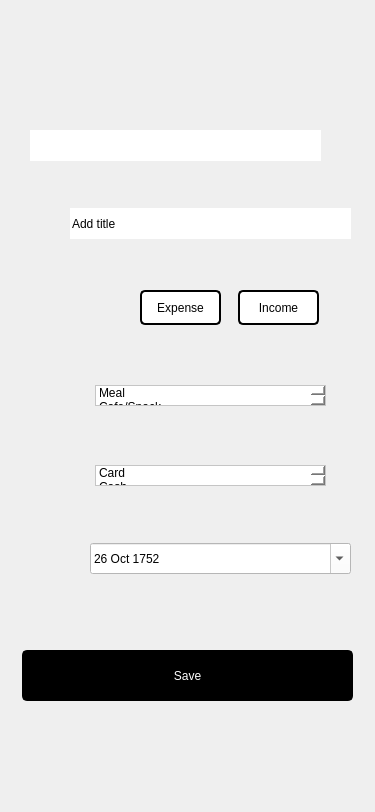
<?xml version="1.0" encoding="UTF-8"?>
<ui version="4.0">
 <class>Recordplan</class>
 <widget class="QDialog" name="Recordplan">
  <property name="geometry">
   <rect>
    <x>0</x>
    <y>0</y>
    <width>375</width>
    <height>812</height>
   </rect>
  </property>
  <property name="minimumSize">
   <size>
    <width>375</width>
    <height>812</height>
   </size>
  </property>
  <property name="maximumSize">
   <size>
    <width>375</width>
    <height>812</height>
   </size>
  </property>
  <property name="windowTitle">
   <string>Dialog</string>
  </property>
  <widget class="QWidget" name="widget" native="true">
   <property name="geometry">
    <rect>
     <x>0</x>
     <y>0</y>
     <width>375</width>
     <height>812</height>
    </rect>
   </property>
   <property name="minimumSize">
    <size>
     <width>375</width>
     <height>812</height>
    </size>
   </property>
   <property name="maximumSize">
    <size>
     <width>375</width>
     <height>812</height>
    </size>
   </property>
   <widget class="QLabel" name="record_pic">
    <property name="geometry">
     <rect>
      <x>0</x>
      <y>0</y>
      <width>375</width>
      <height>812</height>
     </rect>
    </property>
    <property name="minimumSize">
     <size>
      <width>375</width>
      <height>812</height>
     </size>
    </property>
    <property name="maximumSize">
     <size>
      <width>375</width>
      <height>812</height>
     </size>
    </property>
    <property name="text">
     <string/>
    </property>
    <property name="pixmap">
     <pixmap>images/record_page.png</pixmap>
    </property>
   </widget>
   <widget class="QPushButton" name="go_secpage">
    <property name="geometry">
     <rect>
      <x>23</x>
      <y>59</y>
      <width>21</width>
      <height>21</height>
     </rect>
    </property>
    <property name="cursor">
     <cursorShape>OpenHandCursor</cursorShape>
    </property>
    <property name="styleSheet">
     <string notr="true">border: 0px; background-color:rgba(255,255,255,0.0)</string>
    </property>
    <property name="text">
     <string/>
    </property>
    <property name="flat">
     <bool>true</bool>
    </property>
   </widget>
   <widget class="QPushButton" name="expense_btn">
    <property name="geometry">
     <rect>
      <x>140</x>
      <y>290</y>
      <width>81</width>
      <height>35</height>
     </rect>
    </property>
    <property name="toolTip">
     <string>&lt;html&gt;&lt;head/&gt;&lt;body&gt;&lt;p &gt;&lt;br/&gt;&lt;/p&gt;&lt;/body&gt;&lt;/html&gt;</string>
    </property>
    <property name="layoutDirection">
     <enum>Qt::LeftToRight</enum>
    </property>
    <property name="styleSheet">
     <string notr="true">QPushButton{
	font: 700 14pt &quot;맑은 고딕&quot;;
	color: rgb(0,0,0);
	background-color: white;
	border: 2px solid rgb(0,0,0);
	border-radius: 5px;
}</string>
    </property>
    <property name="text">
     <string>Expense</string>
    </property>
    <property name="flat">
     <bool>false</bool>
    </property>
   </widget>
   <widget class="QPushButton" name="income_btn">
    <property name="geometry">
     <rect>
      <x>238</x>
      <y>290</y>
      <width>81</width>
      <height>35</height>
     </rect>
    </property>
    <property name="styleSheet">
     <string notr="true">QPushButton{
	font: 700 14pt &quot;맑은 고딕&quot;;
	color: rgb(0,0,0);
	background-color: white;
	border: 2px solid rgb(0,0,0);
	border-radius: 5px;
}</string>
    </property>
    <property name="text">
     <string>Income</string>
    </property>
    <property name="flat">
     <bool>false</bool>
    </property>
   </widget>
   <widget class="QLineEdit" name="money_line">
    <property name="geometry">
     <rect>
      <x>30</x>
      <y>130</y>
      <width>291</width>
      <height>31</height>
     </rect>
    </property>
    <property name="toolTip">
     <string>&lt;html&gt;&lt;head/&gt;&lt;body&gt;&lt;p&gt;&lt;br/&gt;&lt;/p&gt;&lt;/body&gt;&lt;/html&gt;</string>
    </property>
    <property name="whatsThis">
     <string>&lt;!DOCTYPE HTML PUBLIC &quot;-//W3C//DTD HTML 4.0//EN&quot; &quot;http://www.w3.org/TR/REC-html40/strict.dtd&quot;&gt;
&lt;html&gt;&lt;head&gt;&lt;meta name=&quot;qrichtext&quot; content=&quot;1&quot; /&gt;&lt;meta charset=&quot;utf-8&quot; /&gt;&lt;style type=&quot;text/css&quot;&gt;
p, li { white-space: pre-wrap; }
hr { height: 1px; border-width: 0; }
&lt;/style&gt;&lt;/head&gt;&lt;body style=&quot; font-family:'맑은 고딕'; font-size:12pt; font-weight:700; font-style:normal;&quot;&gt;
&lt;p align=&quot;right&quot; style=&quot; margin-top:12px; margin-bottom:12px; margin-left:0px; margin-right:0px; -qt-block-indent:0; text-indent:0px;&quot;&gt;&lt;br /&gt;&lt;/p&gt;&lt;/body&gt;&lt;/html&gt;</string>
    </property>
    <property name="styleSheet">
     <string notr="true">color : rgb(0,0,0);
background-color: rgb(255, 255, 255);
font: 700 14pt &quot;맑은 고딕&quot;;
</string>
    </property>
    <property name="text">
     <string/>
    </property>
    <property name="frame">
     <bool>false</bool>
    </property>
    <property name="alignment">
     <set>Qt::AlignRight|Qt::AlignTrailing|Qt::AlignVCenter</set>
    </property>
   </widget>
   <widget class="QLineEdit" name="title_line">
    <property name="geometry">
     <rect>
      <x>70</x>
      <y>208</y>
      <width>281</width>
      <height>31</height>
     </rect>
    </property>
    <property name="styleSheet">
     <string notr="true">color:rgb(0, 0, 0);
background-color: rgb(255, 255, 255);
font: 700 14pt &quot;맑은 고딕&quot;;</string>
    </property>
    <property name="text">
     <string>Add title</string>
    </property>
    <property name="frame">
     <bool>false</bool>
    </property>
   </widget>
   <widget class="QListWidget" name="category_list">
    <property name="geometry">
     <rect>
      <x>95</x>
      <y>385</y>
      <width>231</width>
      <height>21</height>
     </rect>
    </property>
    <property name="contextMenuPolicy">
     <enum>Qt::ActionsContextMenu</enum>
    </property>
    <property name="acceptDrops">
     <bool>false</bool>
    </property>
    <property name="statusTip">
     <string/>
    </property>
    <property name="styleSheet">
     <string notr="true">background-color: rgb(255, 255, 255);
font: 14pt &quot;맑은 고딕&quot;;
color: rgb(0, 0, 0);</string>
    </property>
    <property name="autoScroll">
     <bool>true</bool>
    </property>
    <property name="tabKeyNavigation">
     <bool>false</bool>
    </property>
    <property name="verticalScrollMode">
     <enum>QAbstractItemView::ScrollPerItem</enum>
    </property>
    <property name="viewMode">
     <enum>QListView::ListMode</enum>
    </property>
    <property name="uniformItemSizes">
     <bool>false</bool>
    </property>
    <property name="currentRow">
     <number>-1</number>
    </property>
    <item>
     <property name="text">
      <string>Meal</string>
     </property>
     <property name="icon">
      <iconset resource="resources.qrc">
       <normaloff>:/images/Meal.png</normaloff>:/images/Meal.png</iconset>
     </property>
    </item>
    <item>
     <property name="text">
      <string>Cafe/Snack</string>
     </property>
     <property name="icon">
      <iconset resource="resources.qrc">
       <normaloff>:/images/Snack.png</normaloff>:/images/Snack.png</iconset>
     </property>
    </item>
    <item>
     <property name="text">
      <string>Medicine</string>
     </property>
     <property name="icon">
      <iconset resource="resources.qrc">
       <normaloff>:/images/Medicine.png</normaloff>:/images/Medicine.png</iconset>
     </property>
    </item>
    <item>
     <property name="text">
      <string>Car</string>
     </property>
     <property name="icon">
      <iconset resource="resources.qrc">
       <normaloff>:/images/Car.png</normaloff>:/images/Car.png</iconset>
     </property>
    </item>
    <item>
     <property name="text">
      <string>Transportation</string>
     </property>
     <property name="icon">
      <iconset resource="resources.qrc">
       <normaloff>:/images/Transportation.png</normaloff>:/images/Transportation.png</iconset>
     </property>
    </item>
    <item>
     <property name="text">
      <string>Education</string>
     </property>
     <property name="icon">
      <iconset resource="resources.qrc">
       <normaloff>:/images/Education.png</normaloff>:/images/Education.png</iconset>
     </property>
    </item>
    <item>
     <property name="text">
      <string>Living</string>
     </property>
     <property name="icon">
      <iconset resource="resources.qrc">
       <normaloff>:/images/Living.png</normaloff>:/images/Living.png</iconset>
     </property>
    </item>
    <item>
     <property name="text">
      <string>Travel</string>
     </property>
     <property name="icon">
      <iconset resource="resources.qrc">
       <normaloff>:/images/Travel.png</normaloff>:/images/Travel.png</iconset>
     </property>
    </item>
    <item>
     <property name="text">
      <string>Daily</string>
     </property>
     <property name="icon">
      <iconset resource="resources.qrc">
       <normaloff>:/images/Daily.png</normaloff>:/images/Daily.png</iconset>
     </property>
    </item>
    <item>
     <property name="text">
      <string>Exercise</string>
     </property>
     <property name="icon">
      <iconset resource="resources.qrc">
       <normaloff>:/images/Exercise.png</normaloff>:/images/Exercise.png</iconset>
     </property>
    </item>
    <item>
     <property name="text">
      <string>Clothes</string>
     </property>
     <property name="icon">
      <iconset resource="resources.qrc">
       <normaloff>:/images/Clothes.png</normaloff>:/images/Clothes.png</iconset>
     </property>
    </item>
    <item>
     <property name="text">
      <string>Beauty</string>
     </property>
     <property name="icon">
      <iconset resource="resources.qrc">
       <normaloff>:/images/Beauty.png</normaloff>:/images/Beauty.png</iconset>
     </property>
    </item>
    <item>
     <property name="text">
      <string>custom_category</string>
     </property>
     <property name="icon">
      <iconset resource="resources.qrc">
       <normaloff>:/images/Other.png</normaloff>:/images/Other.png</iconset>
     </property>
    </item>
   </widget>
   <widget class="QPushButton" name="save_btn">
    <property name="geometry">
     <rect>
      <x>22</x>
      <y>650</y>
      <width>331</width>
      <height>51</height>
     </rect>
    </property>
    <property name="cursor">
     <cursorShape>OpenHandCursor</cursorShape>
    </property>
    <property name="toolTip">
     <string>&lt;html&gt;&lt;head/&gt;&lt;body&gt;&lt;p align=&quot;center&quot;&gt;&lt;br/&gt;&lt;/p&gt;&lt;/body&gt;&lt;/html&gt;</string>
    </property>
    <property name="styleSheet">
     <string notr="true">QPushButton{
	font: 700 16pt &quot;맑은 고딕&quot;;
	color: rgb(255, 255, 255);
	background-color: rgb(0, 0, 0);
	border: 2px solid rgb(0,0,0);
	border-radius: 5px;
}</string>
    </property>
    <property name="text">
     <string>Save</string>
    </property>
    <property name="flat">
     <bool>false</bool>
    </property>
   </widget>
   <widget class="QListWidget" name="method_list">
    <property name="geometry">
     <rect>
      <x>95</x>
      <y>465</y>
      <width>231</width>
      <height>21</height>
     </rect>
    </property>
    <property name="styleSheet">
     <string notr="true">background-color: rgb(255, 255, 255);
font: 14pt &quot;맑은 고딕&quot;;
color: rgb(0, 0, 0);</string>
    </property>
    <item>
     <property name="text">
      <string>Card</string>
     </property>
    </item>
    <item>
     <property name="text">
      <string>Cash</string>
     </property>
    </item>
    <item>
     <property name="text">
      <string>Other thing</string>
     </property>
    </item>
   </widget>
   <widget class="QPushButton" name="remove_money">
    <property name="geometry">
     <rect>
      <x>327</x>
      <y>136</y>
      <width>18</width>
      <height>18</height>
     </rect>
    </property>
    <property name="cursor">
     <cursorShape>OpenHandCursor</cursorShape>
    </property>
    <property name="styleSheet">
     <string notr="true">border: 0px; background-color:rgba(255,255,255,0.0)</string>
    </property>
    <property name="text">
     <string/>
    </property>
    <property name="flat">
     <bool>true</bool>
    </property>
   </widget>
   <widget class="QDateEdit" name="date_edit">
    <property name="geometry">
     <rect>
      <x>90</x>
      <y>543</y>
      <width>261</width>
      <height>31</height>
     </rect>
    </property>
    <property name="styleSheet">
     <string notr="true">background-color: rgb(255,255,255);
color: rgb(0, 0, 0);</string>
    </property>
    <property name="locale">
     <locale language="English" country="UnitedStates"/>
    </property>
    <property name="frame">
     <bool>true</bool>
    </property>
    <property name="currentSection">
     <enum>QDateTimeEdit::DaySection</enum>
    </property>
    <property name="calendarPopup">
     <bool>true</bool>
    </property>
    <property name="date">
     <date>
      <year>1752</year>
      <month>10</month>
      <day>26</day>
     </date>
    </property>
   </widget>
   <widget class="QPushButton" name="go_category_menu">
    <property name="geometry">
     <rect>
      <x>330</x>
      <y>385</y>
      <width>18</width>
      <height>18</height>
     </rect>
    </property>
    <property name="cursor">
     <cursorShape>OpenHandCursor</cursorShape>
    </property>
    <property name="styleSheet">
     <string notr="true">border: 0px; background-color:rgba(255,255,255,0.0)</string>
    </property>
    <property name="text">
     <string/>
    </property>
    <property name="flat">
     <bool>true</bool>
    </property>
   </widget>
  </widget>
 </widget>
 <resources>
  <include location="resources.qrc"/>
 </resources>
 <connections/>
</ui>
